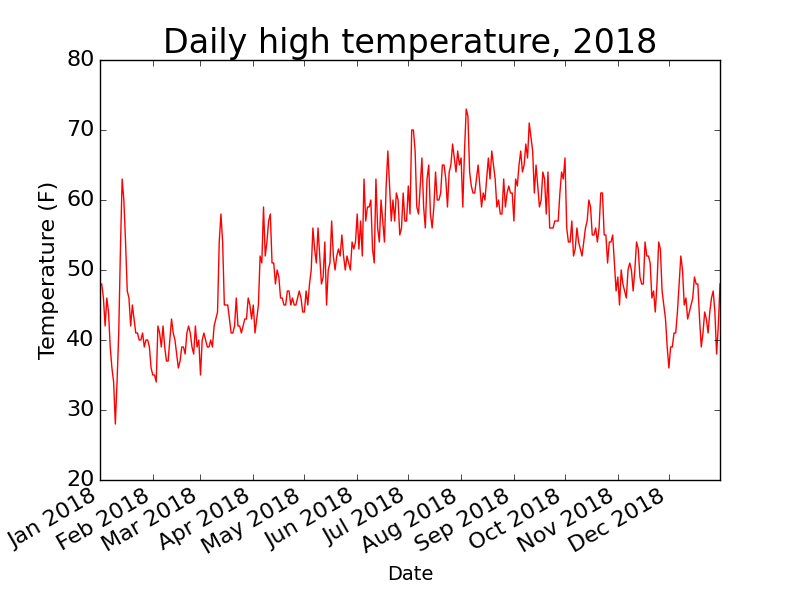

This chart was generated by the following Python code:
import csv
import matplotlib.pyplot as plt
from datetime import datetime

filename = "Data/sitka_weather_2018.csv"
with open(filename) as f:
    reader = csv.reader(f)
    header_row = next(reader)
    
#Get high temperature
    highs = []
    date = []
    for row in reader:
        current_date = datetime.strptime(row[2], "%Y-%m-%d")
        high = int(row[5])
        date.append(current_date)
        highs.append(high)
    
plt.style.use("classic")
fig, ax = plt.subplots()
ax.plot(date, highs, c = "red")

plt.title("Daily high temperature, 2018", fontsize = 24)
plt.xlabel("Date", fontsize = 14)
fig.autofmt_xdate()
plt.ylabel("Temperature (F)", fontsize = 16)
plt.tick_params(axis = "both", which = "major", labelsize = 16)

plt.savefig("Data/sitka_highs.png")